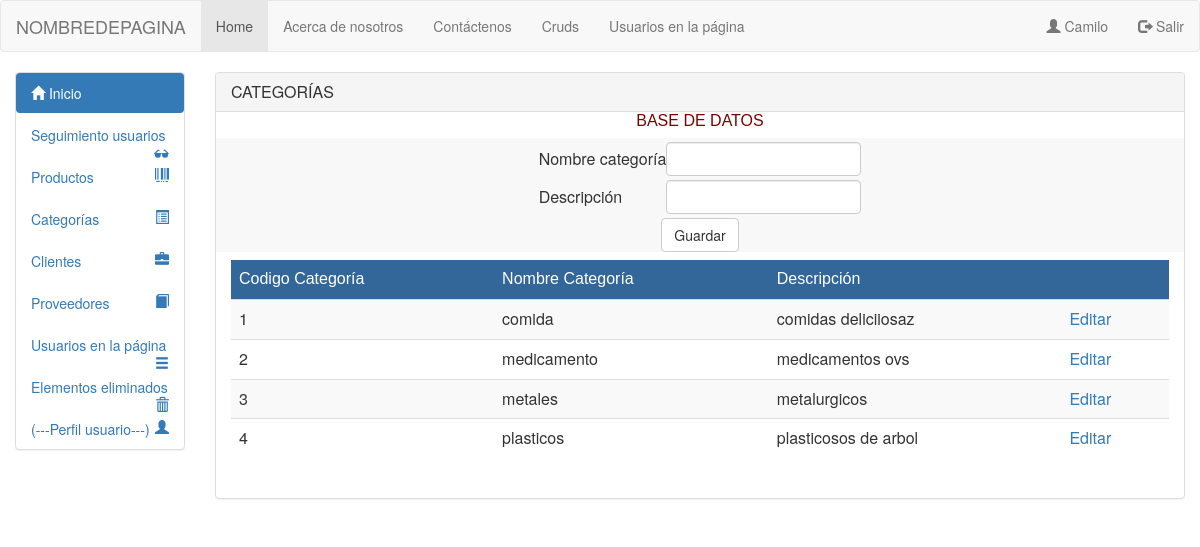
/Vista/html/crudcategoria.php (signed in), run on an earlier commit of the app's database.
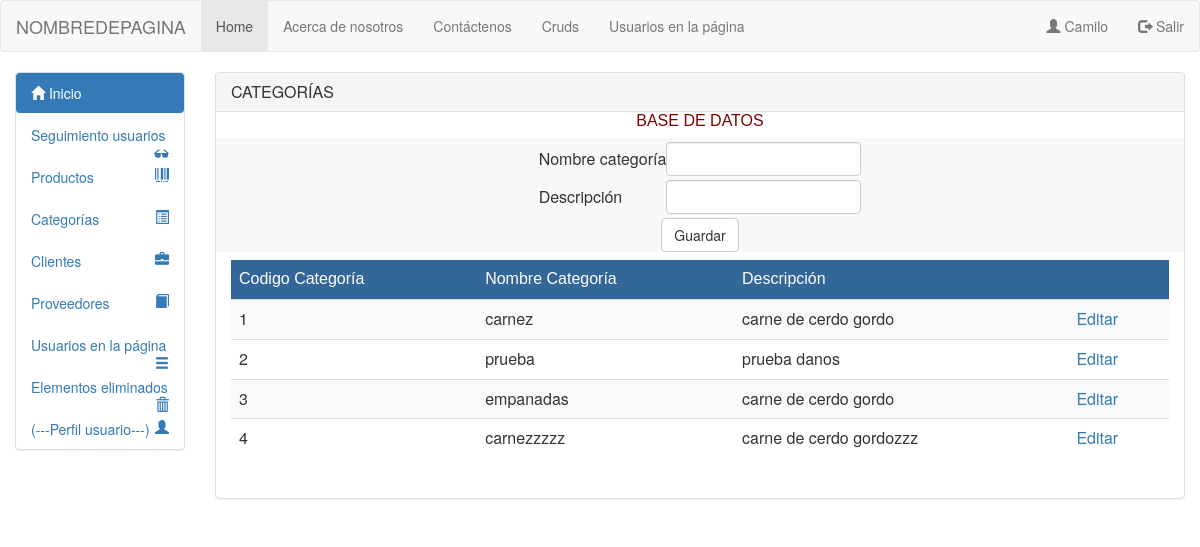
And on a later commit of the database.
### tables this page shows
CREATE TABLE `categorias` (
  `id_categoria` int(11) NOT NULL,
  `nombre_categoria` varchar(50) NOT NULL,
  `desc_categoria` varchar(255) NOT NULL,
  `estado_categoria` tinyint(1) NOT NULL
);

### modelo/mdlcatobtener.php (called while the page is built, shortened)
<?php
include_once("conexion.php");
    $nom = "";
    $des = "";
    $update = false;
?>

### Modelo/conexion.php (called while the page is built, shortened)
<?php
class Conexion
{
public function __construct()
{
$this->con = new mysqli("localhost", "root", "", "inventcorp");
}
}
?>

### modelo/mdlcatlistar.php (called while the page is built)
<?php
include_once("conexion.php");
class Categorialis extends Conexion
{
    public function listar()
    {
        $q = "select * from categorias where estado_categoria='1' order by id_categoria";
        $consulta = $this->con->query($q) or die ('failed!' . $this->con->error);
        return $consulta;
    }
}
?>

### Vista/html/crudcategoria.php (the view, shortened to what this page needs)
<?php
include_once '../../modelo/mdlcatlistar.php';
include_once '../../modelo/mdlcatobtener.php';
?>
<html lang="en">
<head>
<link href="../bootstrap/css/bootstrap.min.css" rel="stylesheet" media="screen">
</head>
<body>
<?php
include_once 'header.php';
?>
<div class="container-fluid">
<div class="row">
<div class="col-sm-3 col-md-2 sidebar">
<?php
include_once 'menulateral.php';
?>
</div>
<div class="col-sm-10 col-md-10">
<div class="panel panel-default">
<div class="panel-heading">
<h3 class="panel-title">CATEGORÍAS</h3>
</div>
<div class="row">
 <div class="col-sm-12 col-md-12">
 <table class="" style="" align="center">
  <tr><td style="color:#800000; font-family:Tahoma, Geneva, sans-serif" align="center">BASE DE DATOS</td></tr>
  </table>
            <form method="post" action="../../controlador/crudcat/controlador.php" class="navbar-form navbar-default">
            <table align="center">
                <tr><td style="padding:2px"></td></tr>
                <div class="form-group">
                        <tr>
                            <td >Nombre categoría</td>
                            <td><input type="text" class="form-control" name="nom" value="<?php echo $nom; ?>"  maxlength="12" required pattern="[a-zA-Z]*" title="No caracteres especiales solo letras" /></td>
                        </tr>
                </div>
                <tr><td style="padding:2px"></td></tr>
                <div class="form-group">
                        <tr>
                            <td >Descripción</td>
                            <td><input type="text" class="form-control" name="des" value="<?php echo $des; ?>" required /></td>
                        </tr>
                </div>
                <tr><td style="padding:2px"></td></tr>
                <tr>
                        <td colspan="2" align="center">
                                <?php if ($update == true): ?>
                                <a href="crudcategoria.php">Cancelar</a>
                                    <button  type="submit" name="actualizar" class="btn btn-success" >Actualizar</button>
                                <?php else: ?>
                                    <button  type="submit" name="guardarcat" class="btn btn-default" >Guardar</button>
                                <?php endif ?>
                        </td>
                </tr>
            </table>
            </form>
             <div class="col-sm-12 col-md-12">
             <div class="table-responsive">
                    <table class="table table-hover table-striped" align="center">
                    <thead>
                        <tr>
                            <tr style="color:#FFF; background-color:#369">
                            <td style="font-family:Tahoma, Geneva, sans-serif">Codigo Categoría</td>
                            <td style="font-family:Tahoma, Geneva, sans-serif">Nombre Categoría</td>
                            <td style="font-family:Tahoma, Geneva, sans-serif">Descripción</td>
                            <td></td>
                        </tr>
                    </thead>
                    <?php
                    $objeto= new Categorialis;
                    $res=$objeto->listar();
                     while($row = $res->fetch_array(MYSQLI_ASSOC)){
                      ?>
                        <tr>
                            <td><?php echo $row['id_categoria']; ?></td>
                            <td><?php echo $row['nombre_categoria']; ?></td>
                            <td><?php echo $row['desc_categoria']; ?></td>
                            <td>
                                <a href="crudcategoria.php?edit=<?php echo $row['id_categoria']; ?>">Editar</a>
                            </td>
                        </tr>
                    <?php
                   } $objeto->CloseDB();?>
                </table>
                <br/>
             </div>
                </div>
              </div>
            </div>
        </div>
        </div>
</div>
</div>
    </body>
</html>

### Vista/html/header.php (shortened to what this page needs)
<!DOCTYPE html>
<html lang="en">
<?php
$archivo = basename($_SERVER['PHP_SELF']);
if ($archivo=="index.php")
{
	$ruta="vista/html/";
}
else
{
	$ruta="";
}
?>
<head>
  <link href="../bootstrap/css/bootstrap.min.css" rel="stylesheet" media="screen">
</head>
<body>
<nav class="navbar navbar-default">
  <div class="container-fluid">
    <div class="navbar-header">
      <a class="navbar-brand" href="<?php echo $ruta;?>../../index.php">NOMBREDEPAGINA</a>
    </div>
    <ul class="nav navbar-nav">
      <li class="active"><a href="<?php echo $ruta;?>../../index.php">Home</a></li>
      <li><a href="#">Acerca de nosotros</a></li>
      <li><a href="#">Contáctenos</a></li>
      <li >
        <?php if(isset($_SESSION["session"])): ?>
            <?php if ($_SESSION["idrol"] == 3): ?>
            <?php else: ?>
                     <a href="<?php echo $ruta;?>crudproductos.php">Cruds</a></li>
            <?php endif ?>
        <?php else: ?>
        <?php endif ?>
      <li>
        <?php if(isset($_SESSION["session"])): ?>
            <?php if ($_SESSION["idrol"] == 1): ?>
                      <a href="<?php echo $ruta;?>admon.php">Usuarios en la página</a>
            <?php elseif($_SESSION["idrol"] == 2): ?>
            <?php elseif($_SESSION["idrol"] == 3): ?>
            <?php endif ?>
        <?php else: ?>
        <?php endif ?>
      </li>
    </ul>
    <ul class="nav navbar-nav navbar-right">
      <li class="pull-right">
        <a href="<?php if(isset($_SESSION['session'])){echo $ruta.'../../controlador/salir.php';} else { echo $ruta.'seguridaddb.php';}?>">
          <span class="glyphicon glyphicon-log-out">
          </span>
          <?php if(isset($_SESSION["session"])){ echo "Salir";} else{echo "Logueo";}?>
        </a>
      </li>
     <li class="pull-right">
      <a href="<?php if(isset($_SESSION['session'])){}else { echo $ruta.'registro.php';}?>">
        <span class="glyphicon glyphicon-user">
        </span>
       <?php if(isset($_SESSION["session"])){ echo $_SESSION["session"];} else{echo "Registro";}?>
      </a>
    </li>
    </ul>
  </div>
</nav>
</body>
</html>

### Vista/html/menulateral.php (shortened to what this page needs)
<!DOCTYPE html>
<html lang="en">
<head>
  <link href="../bootstrap/css/bootstrap.min.css" rel="stylesheet" media="screen">
</head>
<body>
  <ul class="nav nav-pills nav-stacked panel panel-default">
      <li class="active"><a href="../../index.php"><span class="glyphicon glyphicon-home"></span> Inicio</a></li>
      <li>
          <?php if ($_SESSION["idrol"] == 1): ?>
              <a href="seguimientousu.php">Seguimiento usuarios<span class="glyphicon glyphicon-sunglasses pull-right"> </span></a>
          <?php else: ?>
          <?php endif ?>
      </li>
      <li><a href="crudproductos.php">Productos<span class="glyphicon glyphicon glyphicon-barcode pull-right"></span> </a></li>
      <li><a href="crudcategoria.php">Categorías<span class="glyphicon glyphicon-list-alt pull-right"></span> </a></li>
      <li><a href="crudcliente.php">Clientes<span class="glyphicon glyphicon-briefcase pull-right"></span> </a></li>
      <li><a href="crudproveedor.php">Proveedores<span class="glyphicon glyphicon-book pull-right"></span> </a></li>
      <li>
          <?php if ($_SESSION["idrol"] == 1): ?>
              <a href="admon.php">Usuarios en la página<span class="glyphicon glyphicon-menu-hamburger pull-right"> </span></a>
          <?php else: ?>
          <?php endif ?>
      </li>
      <li>
        <?php if ($_SESSION["idrol"] == 1): ?>
              <a href="objetoelm.php">Elementos eliminados<span class="glyphicon glyphicon-trash pull-right"></span> </a>
        <?php else: ?>
        <?php endif ?>
      </li>
      <li><a href="">(---Perfil usuario---)<span class="glyphicon glyphicon-user pull-right"></span> </a></li>
  </ul>
</body>
</html>

What changed in the data, as far as the page shows it:
changed categorias id 1: nombre_categoria "comida" → "carnez"; desc_categoria "comidas deliciiosaz" → "carne de cerdo gordo"
changed categorias id 2: nombre_categoria "medicamento" → "prueba"; desc_categoria "medicamentos ovs" → "prueba danos"
changed categorias id 3: nombre_categoria "metales" → "empanadas"; desc_categoria "metalurgicos" → "carne de cerdo gordo"
changed categorias id 4: nombre_categoria "plasticos" → "carnezzzzz"; desc_categoria "plasticosos de arbol" → "carne de cerdo gordozzz"
